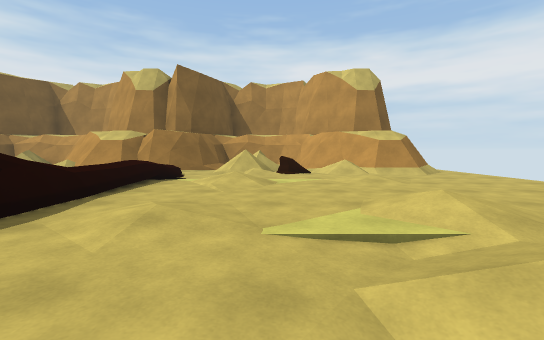
view 1 (above)

12 first-person views from a walk through a Unity game level. The camera is 1.2 m above the floor, tilts 4° down and sees 90° across. The floor is counted in squares, 2 m on a side. Each view is taken from the middle of a square. On the plan, view 1 faces up. The plan holds only what a view shows up to about 9 squares ahead; the rest is blank. The place goes on beyond the plan. The player is left out.

view 2
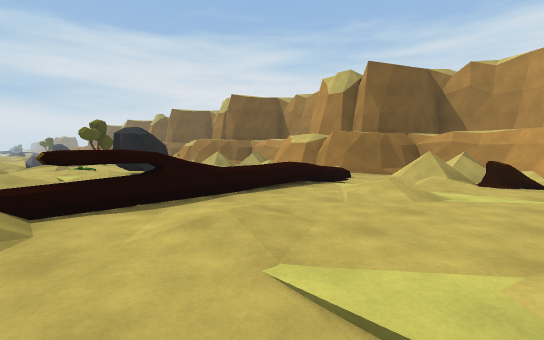

view 3
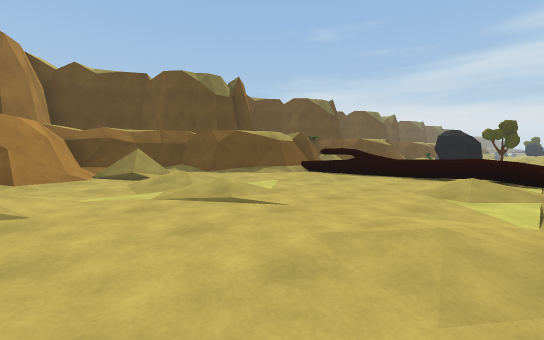

view 4
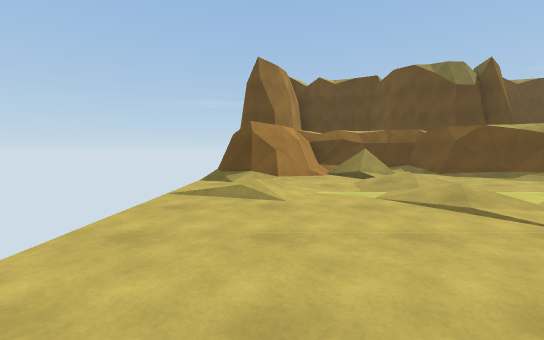

view 5
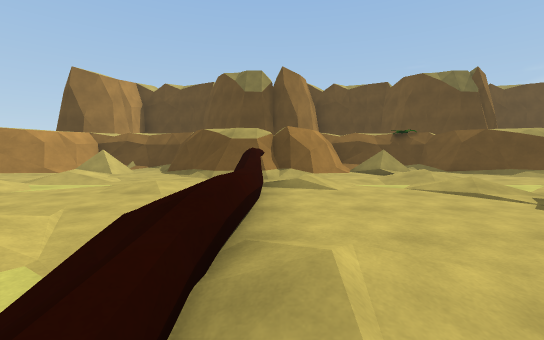

view 6
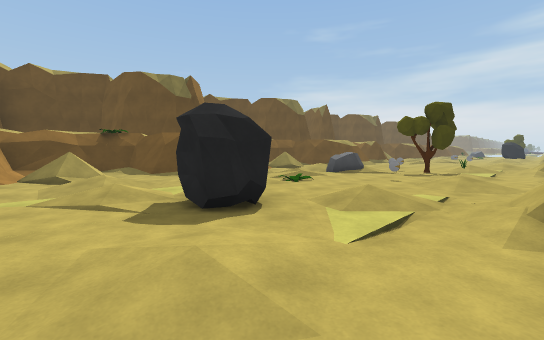

view 7
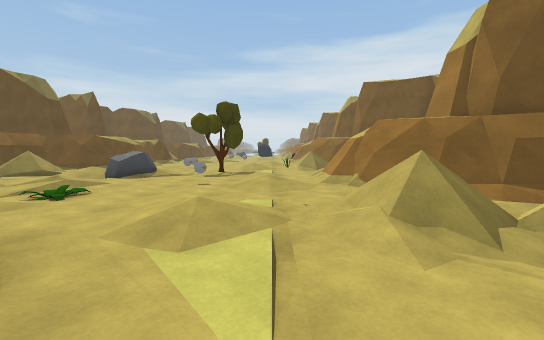

view 8
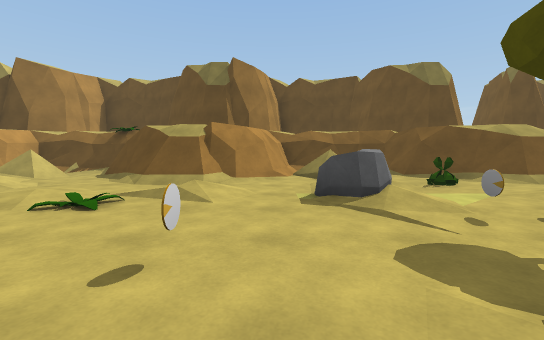

view 9
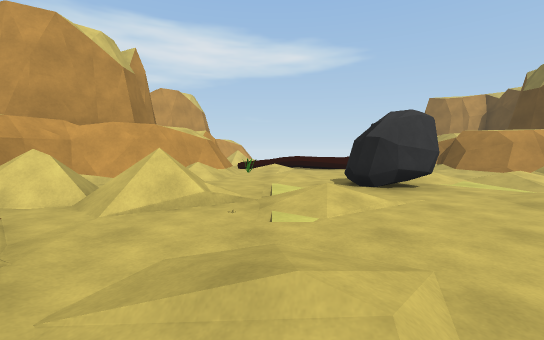

view 10
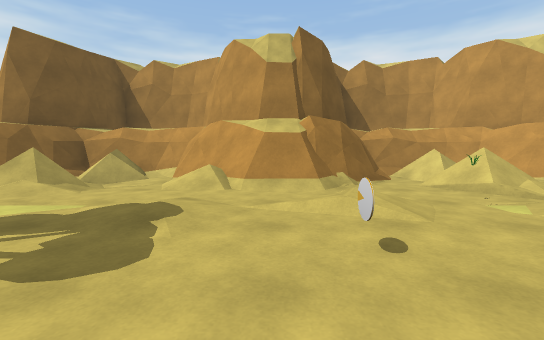

view 11
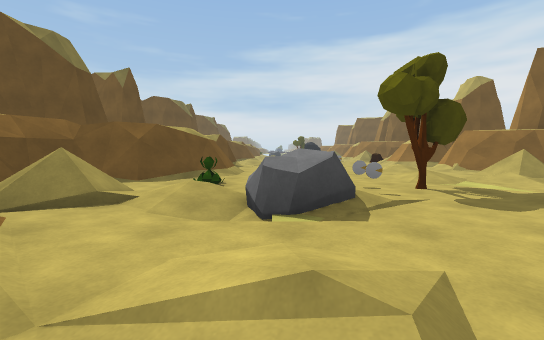

view 12
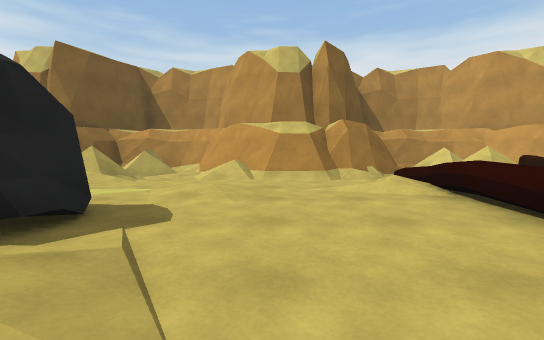

### Floor plan
Key: @ floor where view 1 was taken; # wall or solid block; x gap in a wall; . main floor; : floor 0.25 m higher than the main floor; - floor 0.25 m lower than the main floor; / step, stairs or slope; = window, fence, low wall or low ledge; R rock; P plant; T tree; O other object.
Columns run from 18 left of view 1 to 5 right of it. Each row starts with its distance up from view 1.
 11  #      #       #
 10  ####   #####   #####
  9 ##/=#####/=/#  ##/###
  8 #./..###///.####/ O####.
  7 ../...//.//..//..//..//.
  6 :......:O......//.......
  5 ../.T..O./.....=./......
  4 ...OO......R...=........
  3    ..R..P...:..==.../...
  2   ..-R.:...-..:#...-..:.
  1 //.P//.//..//..x/..//..
  0 ###.///###../.####@///##
 -1   #/ /## ##//##  ##//##
 -2   #####   ####    ####

Where each view was taken, in squares from view 1:
view 1: 0 up, 0 right, facing up
view 2: 1 up, 1 right, facing up-left
view 3: 6 up, 4 right, facing down-left
view 4: 6 up, 4 right, facing down
view 5: 7 up, 3 left, facing down
view 6: 7 up, 5 left, facing down-left
view 7: 6 up, 6 left, facing left
view 8: 6 up, 12 left, facing down
view 9: 6 up, 12 left, facing right
view 10: 3 up, 12 left, facing up
view 11: 2 up, 10 left, facing left
view 12: 2 up, 5 left, facing up
